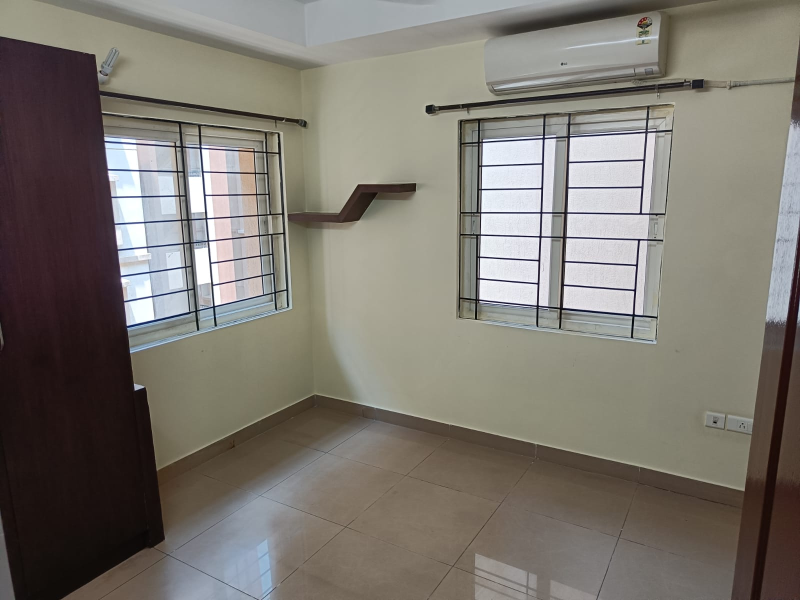
#> input picture inputs/src_imgs/img3.jpeg, 1600 x 1200 px (shown at 1/2 size)
$ jupyter execute --allow-errors exp1.ipynb   (shell and % lines are left out)
#> lines starting #> are read from the running program, lines starting #| are printed output that depends on the picture
[cell 1]
import numpy as np
import cv2

# Read image(s)
img = cv2.imread('../inputs/src_imgs/img3.jpeg')
#> img is the input picture: shape (1200, 1600, 3); mean B, G, R 111.9, 119.6, 124.5
origImg = cv2.imread('../inputs/masks/img3/floor.png')
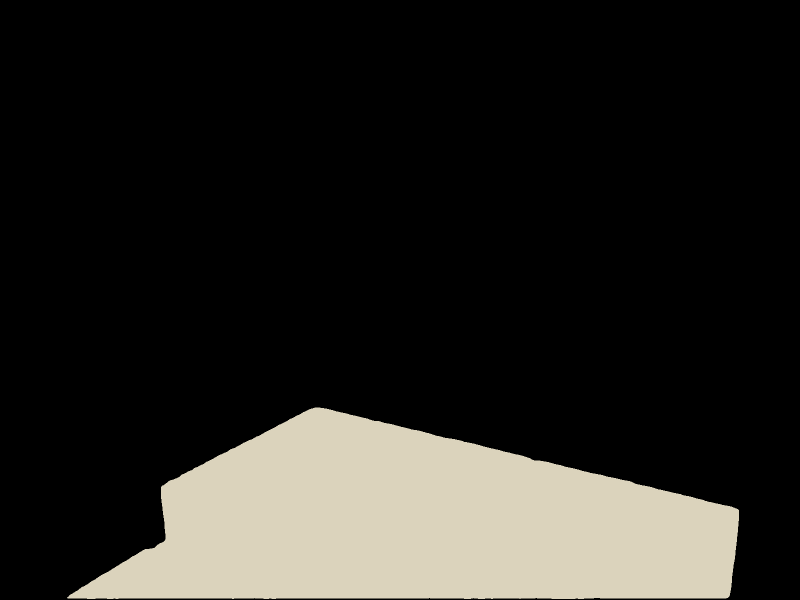
#> input picture inputs/masks/img3/floor.png, 1600 x 1200 px (shown at 1/2 size)
#> origImg is the input picture: shape (1200, 1600, 3); mean B, G, R 33.6, 37.7, 39.1
wood = cv2.imread('../inputs/products/Stone/Statuario.jpeg')
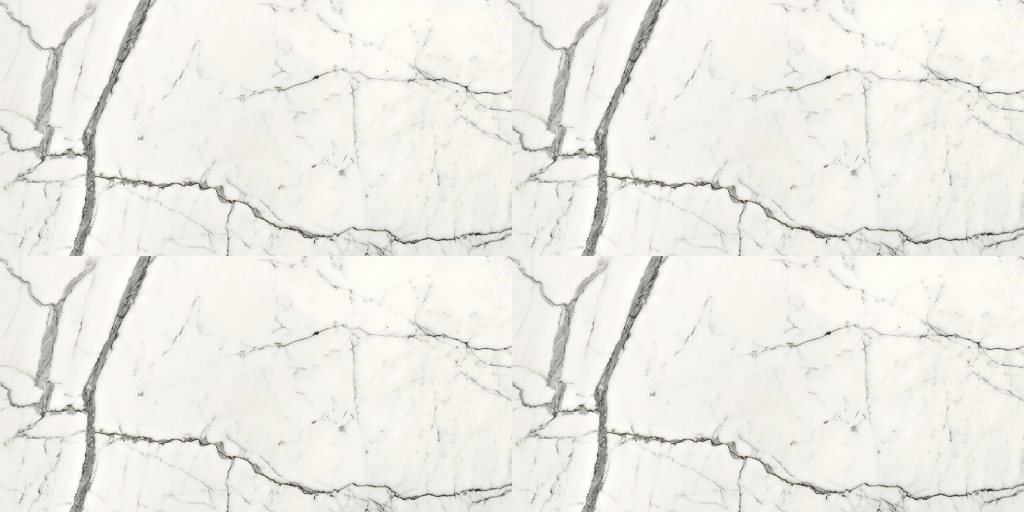
#> input picture inputs/products/Stone/Statuario.jpeg, 2048 x 1024 px (shown at 1/2 size)
#> wood is the input picture: shape (1024, 2048, 3); mean B, G, R 230.8, 235.9, 237.6
originalImg = img

# Step 1: Get Grayscale
gray = cv2.cvtColor(img, cv2.COLOR_BGR2GRAY)

# Step 3: Blur image
blur = cv2.medianBlur(gray, 17)

# Step 4: Canny
canny = cv2.Canny(blur, 0, 100)
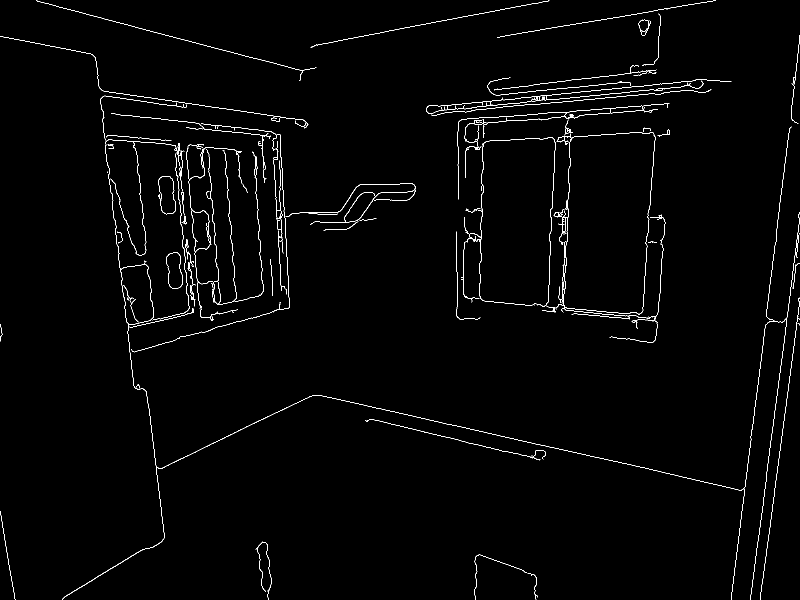
#> canny: shape (1200, 1600) (shown at 1/2 size); 1.4% white in thin lines or dots
cv2.imshow("Cannyog", canny)

# Step 1: Get HSV
hsv = cv2.cvtColor(img, cv2.COLOR_BGR2HSV)
#> hsv: shape (1200, 1600, 3); mean H, S, V 47.6, 47.3, 126.7
hsvBlur = cv2.medianBlur(hsv, 17)
#> hsvBlur: shape (1200, 1600, 3); mean H, S, V 47.2, 46, 128.7

# Step 2: Get HSV-Channels
h,s,v = cv2.split(hsv)
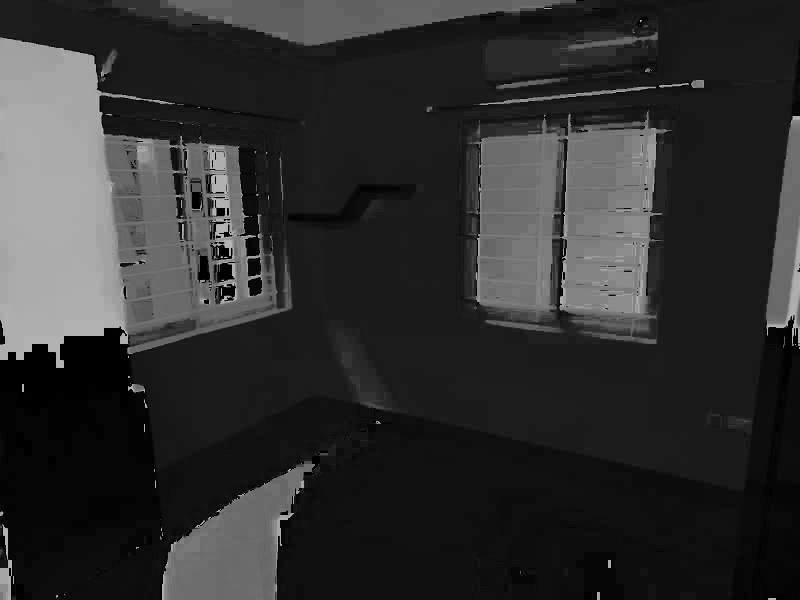
#> h: shape (1200, 1600) (shown at 1/2 size); min 0, max 179, mean 47.6
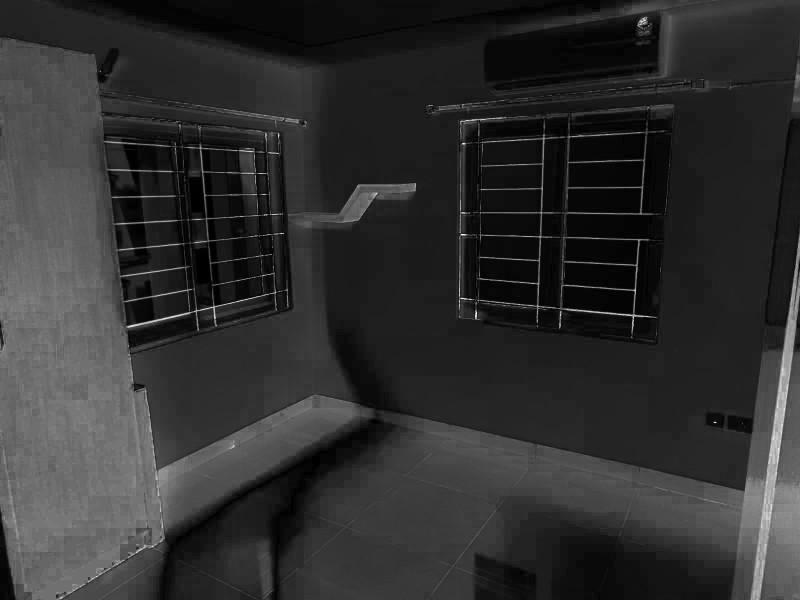
#> s: shape (1200, 1600) (shown at 1/2 size); min 0, max 255, mean 47.3

# Step 4: Canny
cannyHsv = cv2.Canny(hsvBlur, 0, 170)
#> cannyHsv: shape (1200, 1600); 1.7% white in thin lines or dots
cv2.imshow("hsv", cannyHsv)

# Step 5: TODO // Merge both canny Matrices - Linear Blending // Check
dst = cv2.addWeighted(canny, 0.7, cannyHsv, 0.3, 0.0)
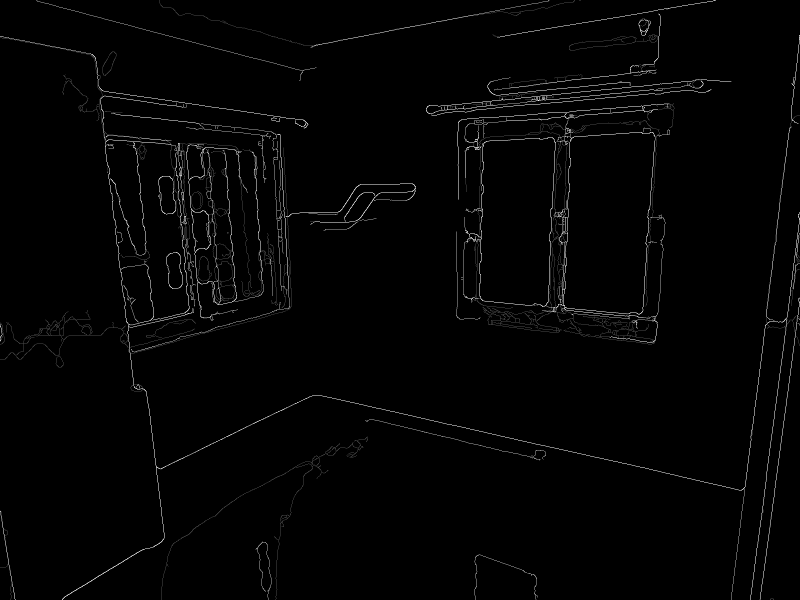
#> dst: shape (1200, 1600) (shown at 1/2 size); min 0, max 255, mean 3.7

# TODO // Check  canny function. Add both  canny functions
# Step 6: Dilate resulting image matrix from step 5
dilation = cv2.dilate(dst,(5,5),iterations = 9)


# Resize dilation image // x+y are reversed  in resize function
resized_image = cv2.resize(dilation, (3026, 4034))
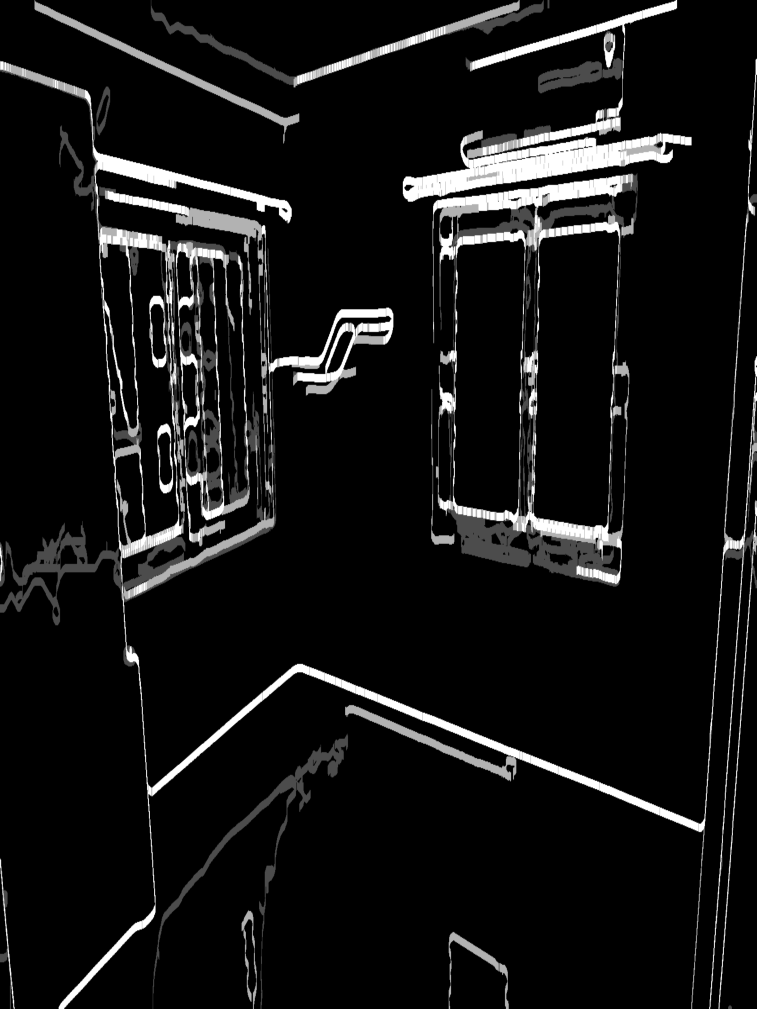
#> resized_image: shape (4034, 3026) (shown at 1/4 size); min 0, max 255, mean 19.6

# Step 7: Floodfill
h, w = dilation.shape
#> h = 1200; w = 1600
mask = np.zeros((h+2, w+2), np.uint8)
floodfill_color = 255,0,0
height, width = dilation.shape[:2]
#> height = 1200; width = 1600
width+=2
#> width = 1602
height+=2
#> height = 1202
# Resize dilation image // x+y are reversed  in resize function
resized_image = cv2.resize(dilation, (width, height))
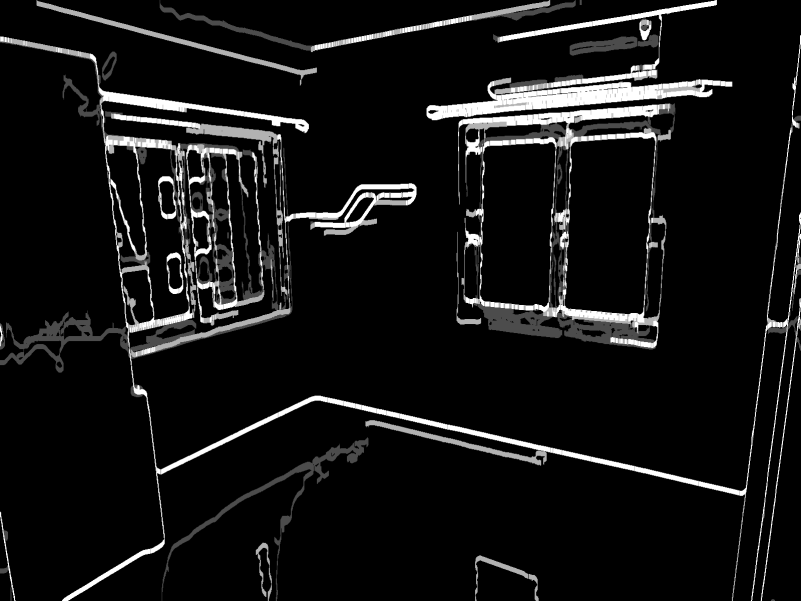
#> resized_image: shape (1202, 1602) (shown at 1/2 size); min 0, max 255, mean 19.6

img = cv2.medianBlur(img, 15)
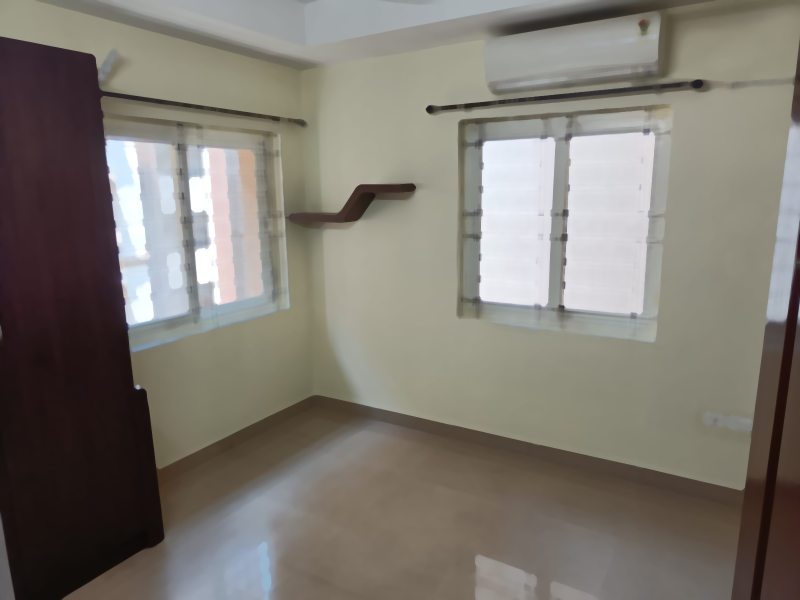
#> img: shape (1200, 1600, 3) (shown at 1/2 size); mean B, G, R 113.6, 121.6, 126.5

# FLOODFILL
#> (the rest of this cell did not finish here and is left out)
